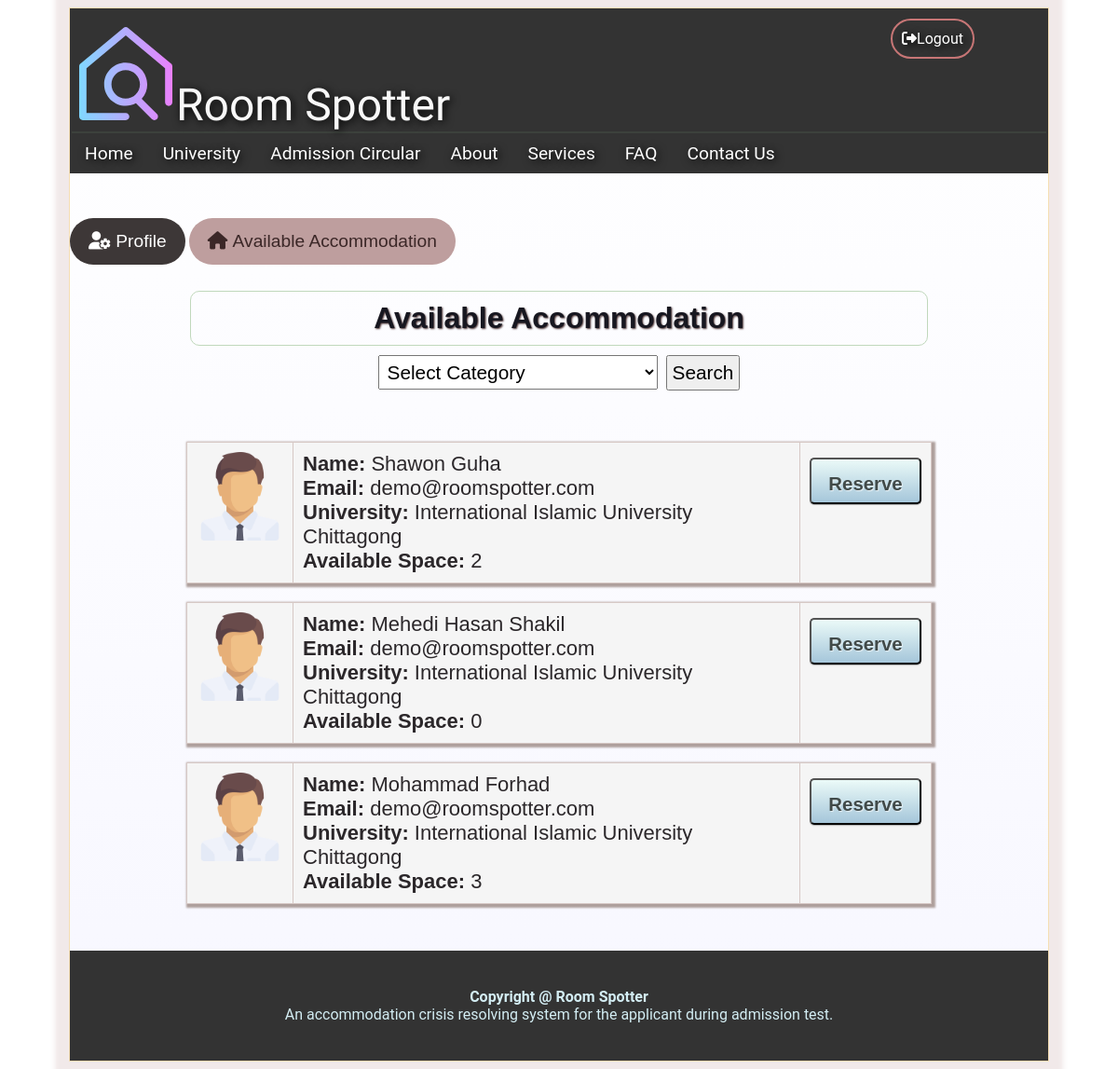
The app's page /applicants/available_accommodation.php (signed in) with its own data.
### tables this page shows
CREATE TABLE `providers_info` (
  `providers_id` int(100) NOT NULL,
  `versity_id` int(100) NOT NULL
);

CREATE TABLE `providers` (
  `providers_id` int(100) NOT NULL,
  `fname` varchar(50) NOT NULL,
  `lname` varchar(50) NOT NULL,
  `email` varchar(50) NOT NULL,
  `p_contact` varchar(15) NOT NULL,
  `bcn` varchar(50) NOT NULL,
  `department` varchar(100) NOT NULL,
  `gender` varchar(10) NOT NULL,
  `pass` varchar(100) NOT NULL,
  `c_pass` varchar(100) NOT NULL,
  `img_dest` varchar(500) NOT NULL,
  `vkey` varchar(500) NOT NULL,
  `verified` int(10) NOT NULL,
  `fkey` varchar(100) NOT NULL
);

CREATE TABLE `versity` (
  `versity_id` int(100) NOT NULL,
  `versity_name` varchar(50) NOT NULL,
  `hall_name` varchar(50) NOT NULL,
  `loc` varchar(500) NOT NULL
);

CREATE TABLE `accommodation` (
  `accom_id` int(100) NOT NULL,
  `room_no` varchar(50) NOT NULL,
  `available_space` int(100) NOT NULL
);

### applicants/available_accommodation.php (the view, shortened to what this page needs)
<?php
   include '../include/head.php';
   include_once '../config.php';
   if(isset($_SESSION['applicants_id']))
   {
?>
<html>
<head>
</head>
<body>
   <div class="wrapper">
      <?php
         if(isset($_SESSION['applicants_id']))
         {
            include '../include/applicants_banner_nav.php';
         }
      ?>
      <div class="body-content">
         <div class="user-homepage-btn">
            <button class="user-homepage" onclick="location.href='applicant_homepage.php';">
            <i class="fas fa-user-cog"></i>&nbsp;Profile</button>
            <button class="user-homepage active" onclick="location.href='available_accommodation.php';">
            <i class="fas fa-home"></i>&nbsp;Available Accommodation</button>
         </div>
         <center>
            <div class="heading4" style="margin-top:20px; width:770px;">Available Accommodation</div></center>
         <center>
         <div class="select_uni_menu">
            <form action='#' method ='POST'>
               <select name="versity" id="versity" class="uni_name_select_menu" style="width:300px;">
               <option>Select Category</option>
               </select>
               <input class="btn-style" type='submit' value='Search' style="margin-left:5px; padding:5px; font-size:1.3em;">
            </form>
         </div>
         <br/>
         </center>
         <?php
         if(isset($_POST['versity'])):
            $sql="select * from providers p, providers_info pi, versity v where p.providers_id = pi.providers_id  && pi.versity_id=v.versity_id and versity_name='".$_POST['versity']."'";
            $result=mysqli_query($conn, $sql);
         else:
            $sql="select * from providers p, providers_info pi, versity v where p.providers_id = pi.providers_id  && pi.versity_id=v.versity_id";
            $result=mysqli_query($conn,$sql);
         endif;
         while($data=mysqli_fetch_assoc($result))
            {
               $sql1="select * from accommodation a, providers_accom_info pai where pai.providers_id =".$data['providers_id']." && pai.accom_id=a.accom_id";
               $result1=mysqli_query($conn,$sql1);
               $data1=mysqli_fetch_assoc($result1);
               $name=$data['fname'].' '.$data['lname'];
               $email=$data['email'];
               $versity=$data['versity_name'];
               $available_space=$data1['available_space'];
               $img_dest=$data['img_dest'];
               $applicants_id=$_SESSION['applicants_id'];
               $providers_id=$data['providers_id'];
               echo ("
                  <table border='0'>
                  <tr style='align:center;'>
                  <td valign='top'>
                  <img width='93' height='95' BORDER='0' src='$img_dest'/>
                  <br/><br/>
                  </td>
                  <td  width='900px' >
                  <font style='font: 1.1em Trebuchet MS,Arial,Helvetica,sans-serif; color: #2B272A;'><b>Name:</b>&nbsp;$name</font><br/>
                  <font style='font: 1.1em Trebuchet MS,Arial,Helvetica,sans-serif; color: #2B272A;'><b>Email:</b>&nbsp;$email</font><br/>
                  <font style='font: 1.1em Trebuchet MS,Arial,Helvetica,sans-serif; color: #2B272A;'><b>University:</b>&nbsp;$versity</font><br/>
                  <font style='font: 1.1em Trebuchet MS,Arial,Helvetica,sans-serif; color: #2B272A;'><b>Available Space:</b>&nbsp;$available_space</font><br/>
                  </td>
                  <td style='align:center;'>
                  <form action='reservation_request.php' method='post'>
                     <input type='hidden' name='applicants_id' value='$applicants_id'/>
                     <input type='hidden' name='providers_id' value='$providers_id'/>
                     <input  style=' text-decoration: none; color: #414A49; width: 120px; height: 50px;
                     line-height: 50px; border-radius: 5px; text-align: center; vertical-align: middle; overflow: hidden; font-weight: bold; background-image: -webkit-linear-gradient(#EBFAF8 0%, #ffaaaa 100%); background-image: linear-gradient(#EBFAF8 0%, #A5C6DA 100%); text-shadow: 1px 1px 1px rgba(255, 255, 255, 0.66);
                     box-shadow: 0 1px 1px rgba(0, 0, 0, 0.28); font-size:1.02em;' type='submit' name='submit' value='Reserve'>
                  </form>
                  <br/><br/>
                  </td>
                  </table>
         ");
            }
         ?>
      </div>
      <?php include '../include/footer.php' ?>
   </div>
</body>
</html>
<?php }
      else{
         header("Location:../index.php");
      } ?>

### style.css (style rules this page uses)
body { font-family: 'Roboto', sans-serif; background-color: #fff; }
.wrapper { width: 1050px; margin: 0 auto; border: 1px solid wheat; background: linear-gradient(white,rgb(247, 247, 255)); box-shadow: 0 0 5px 15px rgba(221, 199, 199, 0.4); }
button { background-color: #4CAF50; color: white; padding: 14px 20px; margin: 8px 0; border: none; cursor: pointer; width: 300px; }
.heading4 { font-size:2em; text-align: center; font-family: 'Acme', sans-serif; font-weight: bold; text-shadow: 1px 1px 2px rgb(75, 51, 51); color: rgb(23, 23, 32); padding:10px; border:1px solid #C0D8BC; border-radius: 10px; }
table { font-family: 'Roboto', sans-serif; border: collapse; padding: 10; font-size: 20px; color: rgb(68, 36, 47); }
.body-content { padding-top: 30px; }
.user-homepage { width: auto; background-color: rgb(61, 55, 55); border-radius: 50px; transition: 0.3s; font-size: 1.2em; }
.user-homepage.active { width: auto; background-color: rgb(190, 158, 158); border-radius: 50px; transition: 0.3s; font-size: 1.2em; color: rgb(59, 39, 39); }
.uni_name_select_menu { padding: 5px; font-size: 1.3em; }
.select_uni_menu { padding-top: 10px; margin-right: 20%; margin-left: 20%; }

### applicants/available_accommodation.php (style rules this page uses)
table { width: 800px; margin: 20px auto; table-layout: auto; border-collapse: collapse; box-shadow: 2px 2px 2px 2px #AE9F9C; }
th, td { padding: 10px; border: solid 1px #D6C8C5; background-color: #f5f5f5; }

### records on screen
providers_info: providers_id.img_dest (picture), providers_id.lname "Shawon Guha", providers_id.email "demo@roomspotter.com", versity.versity_name "International Islamic University Chittagong", accommodation.available_space "2"
providers_info: providers_id.img_dest (picture), providers_id.lname "Mehedi Hasan Shakil", providers_id.email "demo@roomspotter.com", versity.versity_name "International Islamic University Chittagong", accommodation.available_space "0"
providers_info: providers_id.img_dest (picture), providers_id.lname "Mohammad Forhad", providers_id.email "demo@roomspotter.com", versity.versity_name "International Islamic University Chittagong", accommodation.available_space "3"
